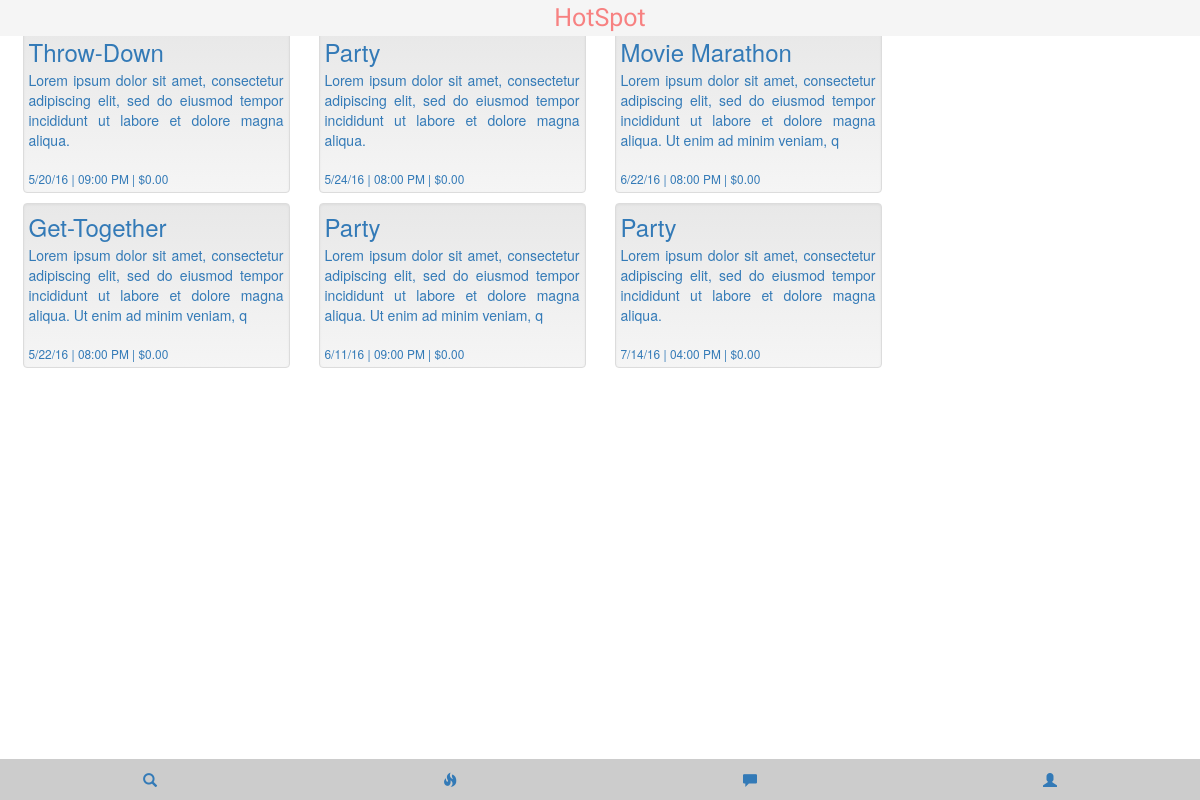
The page /list.php (signed in) on the database its author committed.
### tables this page shows
CREATE TABLE `event` (
  `E_ID` int(11) NOT NULL,
  `E_CREATOR` int(7) NOT NULL,
  `E_TITLE` char(255) NOT NULL,
  `E_LAT_DEG` int(2) NOT NULL,
  `E_LAT_MIN` int(2) NOT NULL,
  `E_LAT_SEC` int(2) NOT NULL,
  `E_LONG_DEG` int(2) NOT NULL,
  `E_LONG_MIN` int(2) NOT NULL,
  `E_LONG_SEC` tinyint(2) NOT NULL,
  `E_DATE` date NOT NULL,
  `E_TIME_START` time NOT NULL,
  `E_TIME_END` time DEFAULT NULL,
  `E_TYPE` varchar(255) NOT NULL,
  `E_DESC` longtext NOT NULL,
  `E_PRIVATE` char(1) NOT NULL,
  `E_AGE_GROUP` varchar(20) DEFAULT NULL,
  `E_PRICE` float(5,2) NOT NULL,
  `E_FOOD` char(1) NOT NULL,
  `E_FOOD_TYPE` char(3) DEFAULT NULL,
  `E_DRINK` char(1) NOT NULL,
  `E_DRINK_TYPE` char(3) DEFAULT NULL,
  `E_BYO` char(1) NOT NULL,
  `E_ATTIRE` char(1) NOT NULL,
  `E_ATTIRE_TYPE` char(3) DEFAULT NULL,
  `E_SPONSOR` char(1) NOT NULL,
  `E_SPONSOR_TITLE` char(255) DEFAULT NULL,
  `USER_U_ID` int(7) NOT NULL,
  `LT_FOOD_F_FOOD_TYPE` char(3) DEFAULT NULL,
  `LT_ATTIRE_ATT_ATTIRE_TYPE` char(3) DEFAULT NULL,
  `LT_DRINK_D_DRINK_TYPE` char(3) DEFAULT NULL,
  `LT_AGE_AGE_CODE` int(3) DEFAULT NULL,
  `E_MUSIC_TYPE` char(50) DEFAULT NULL
);

### list.php (the view, shortened to what this page needs)
<!DOCTYPE html>
<html lang="en">
  <head>
    <link rel="stylesheet" type="text/css" href="css/list.css">
    <link rel="stylesheet" href="css/bootstrap-theme.min.css">
  </head>
  <body>
    <div class="container">
      <?php include("header.php"); ?>
      <br style="line-height:38px;" />
      <div class="row">
        <?php
        include("connection.php");
        $sql = "select E_ID, E_TITLE, DATE_FORMAT(E_DATE,'%c/%e/%y'),
        TIME_FORMAT(E_TIME_START,'%h:%i %p'), SUBSTRING(E_DESC, 1, 150),
        E_PRICE from EVENT where E_DATE >= CURDATE() AND E_PRIVATE = 'N'
        order by E_DATE, E_TIME_START;";
        $result = $conn->query($sql);
        if ($result->num_rows > 0) {
          while($row = $result->fetch_assoc()) {
            $EID = $row["E_ID"];
            echo "<a href=\"event.php?EID=$EID\" class=\"item\">
            <div class=\"well\"><h3>".
            $row["E_TITLE"].
            "</h3><p class=\"text-justify\">".
            $row["SUBSTRING(E_DESC, 1, 150)"].
            "</p><br/><p class=\"small\">".
            $row["DATE_FORMAT(E_DATE,'%c/%e/%y')"].
            " | ".
            $row["TIME_FORMAT(E_TIME_START,'%h:%i %p')"].
            " | &#36;".
            $row["E_PRICE"].
            "</p></div></a>";
          }
        } else {
          echo "0 results";
        }
        ?>
      </div>
    </div>
    <div>
    <?php include("nav.php"); ?>
    </div>
  </body>
</html>

### rows shown on the page
event: E_TITLE "Throw-Down", SUBSTRING "Lorem ipsum dolor sit amet, consectetur adipiscing elit, sed do eiusmod tempor incididunt ut labore et dolore magna aliqua.", DATE_FORMAT "5/20/16", TIME_FORMAT "09:00 PM", E_PRICE "0.00"
event: E_TITLE "Get-Together", SUBSTRING "Lorem ipsum dolor sit amet, consectetur adipiscing elit, sed do eiusmod tempor incididunt ut labore et dolore magna aliqua. Ut enim ad minim veniam, q", DATE_FORMAT "5/22/16", TIME_FORMAT "08:00 PM", E_PRICE "0.00"
event: E_TITLE "Party", SUBSTRING "Lorem ipsum dolor sit amet, consectetur adipiscing elit, sed do eiusmod tempor incididunt ut labore et dolore magna aliqua.", DATE_FORMAT "5/24/16", TIME_FORMAT "08:00 PM", E_PRICE "0.00"
event: E_TITLE "Party", SUBSTRING "Lorem ipsum dolor sit amet, consectetur adipiscing elit, sed do eiusmod tempor incididunt ut labore et dolore magna aliqua. Ut enim ad minim veniam, q", DATE_FORMAT "6/11/16", TIME_FORMAT "09:00 PM", E_PRICE "0.00"
event: E_TITLE "Movie Marathon", SUBSTRING "Lorem ipsum dolor sit amet, consectetur adipiscing elit, sed do eiusmod tempor incididunt ut labore et dolore magna aliqua. Ut enim ad minim veniam, q", DATE_FORMAT "6/22/16", TIME_FORMAT "08:00 PM", E_PRICE "0.00"
event: E_TITLE "Party", SUBSTRING "Lorem ipsum dolor sit amet, consectetur adipiscing elit, sed do eiusmod tempor incididunt ut labore et dolore magna aliqua.", DATE_FORMAT "7/14/16", TIME_FORMAT "04:00 PM", E_PRICE "0.00"
